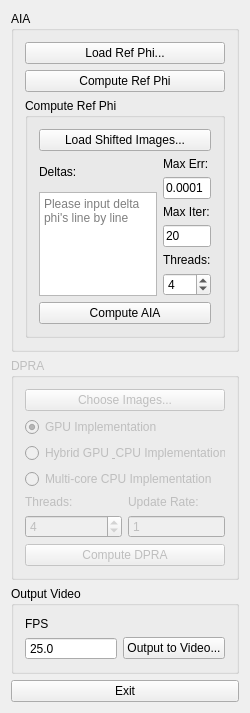
<?xml version="1.0" encoding="UTF-8"?>
<ui version="4.0">
 <class>DPRAWidget</class>
 <widget class="QWidget" name="DPRAWidget">
  <property name="geometry">
   <rect>
    <x>0</x>
    <y>0</y>
    <width>250</width>
    <height>708</height>
   </rect>
  </property>
  <property name="sizePolicy">
   <sizepolicy hsizetype="Fixed" vsizetype="Preferred">
    <horstretch>0</horstretch>
    <verstretch>0</verstretch>
   </sizepolicy>
  </property>
  <property name="minimumSize">
   <size>
    <width>250</width>
    <height>0</height>
   </size>
  </property>
  <property name="maximumSize">
   <size>
    <width>250</width>
    <height>16777215</height>
   </size>
  </property>
  <property name="windowTitle">
   <string>DPRAWidget</string>
  </property>
  <layout class="QGridLayout" name="gridLayout_6">
   <item row="0" column="0">
    <widget class="QGroupBox" name="AIABox">
     <property name="sizePolicy">
      <sizepolicy hsizetype="Fixed" vsizetype="Preferred">
       <horstretch>0</horstretch>
       <verstretch>0</verstretch>
      </sizepolicy>
     </property>
     <property name="maximumSize">
      <size>
       <width>232</width>
       <height>16777215</height>
      </size>
     </property>
     <property name="title">
      <string>AIA</string>
     </property>
     <layout class="QGridLayout" name="gridLayout_5">
      <item row="0" column="0">
       <widget class="QPushButton" name="loadphiButton">
        <property name="text">
         <string>Load Ref Phi...</string>
        </property>
       </widget>
      </item>
      <item row="1" column="0">
       <widget class="QPushButton" name="computePhiButton">
        <property name="text">
         <string>Compute Ref Phi</string>
        </property>
        <property name="checkable">
         <bool>true</bool>
        </property>
       </widget>
      </item>
      <item row="2" column="0">
       <widget class="QGroupBox" name="computeAIAgroupBox">
        <property name="enabled">
         <bool>true</bool>
        </property>
        <property name="sizePolicy">
         <sizepolicy hsizetype="Fixed" vsizetype="Preferred">
          <horstretch>0</horstretch>
          <verstretch>0</verstretch>
         </sizepolicy>
        </property>
        <property name="maximumSize">
         <size>
          <width>212</width>
          <height>16777215</height>
         </size>
        </property>
        <property name="title">
         <string>Compute Ref Phi</string>
        </property>
        <layout class="QGridLayout" name="gridLayout">
         <item row="0" column="0" colspan="2">
          <widget class="QPushButton" name="loadAIAImgButton">
           <property name="text">
            <string>Load Shifted Images...</string>
           </property>
          </widget>
         </item>
         <item row="1" column="0">
          <widget class="QLabel" name="deltasLabel">
           <property name="text">
            <string>Deltas:</string>
           </property>
          </widget>
         </item>
         <item row="2" column="0">
          <widget class="QTextEdit" name="textEdit">
           <property name="sizePolicy">
            <sizepolicy hsizetype="Minimum" vsizetype="Minimum">
             <horstretch>0</horstretch>
             <verstretch>0</verstretch>
            </sizepolicy>
           </property>
           <property name="minimumSize">
            <size>
             <width>0</width>
             <height>0</height>
            </size>
           </property>
           <property name="maximumSize">
            <size>
             <width>118</width>
             <height>104</height>
            </size>
           </property>
           <property name="placeholderText">
            <string>Please input delta phi's line by line</string>
           </property>
          </widget>
         </item>
         <item row="1" column="1" rowspan="2">
          <layout class="QVBoxLayout" name="verticalLayout">
           <item>
            <widget class="QLabel" name="errLabel">
             <property name="text">
              <string>Max Err:</string>
             </property>
            </widget>
           </item>
           <item>
            <widget class="QLineEdit" name="errEdit">
             <property name="text">
              <string>0.0001</string>
             </property>
             <property name="readOnly">
              <bool>true</bool>
             </property>
            </widget>
           </item>
           <item>
            <widget class="QLabel" name="iterLabel">
             <property name="text">
              <string>Max Iter:</string>
             </property>
            </widget>
           </item>
           <item>
            <widget class="QLineEdit" name="itersEdit">
             <property name="text">
              <string>20</string>
             </property>
             <property name="readOnly">
              <bool>true</bool>
             </property>
            </widget>
           </item>
           <item>
            <widget class="QLabel" name="threadsLabelAIA">
             <property name="text">
              <string>Threads:</string>
             </property>
            </widget>
           </item>
           <item>
            <widget class="QSpinBox" name="threadsAIAspinBox">
             <property name="minimum">
              <number>1</number>
             </property>
             <property name="maximum">
              <number>12</number>
             </property>
             <property name="value">
              <number>4</number>
             </property>
            </widget>
           </item>
          </layout>
         </item>
         <item row="3" column="0" colspan="2">
          <widget class="QPushButton" name="computeAIAButton">
           <property name="text">
            <string>Compute AIA</string>
           </property>
          </widget>
         </item>
        </layout>
       </widget>
      </item>
     </layout>
    </widget>
   </item>
   <item row="1" column="0">
    <widget class="QGroupBox" name="DPRABox">
     <property name="enabled">
      <bool>false</bool>
     </property>
     <property name="sizePolicy">
      <sizepolicy hsizetype="Fixed" vsizetype="Preferred">
       <horstretch>0</horstretch>
       <verstretch>0</verstretch>
      </sizepolicy>
     </property>
     <property name="maximumSize">
      <size>
       <width>232</width>
       <height>16777215</height>
      </size>
     </property>
     <property name="title">
      <string>DPRA</string>
     </property>
     <layout class="QGridLayout" name="gridLayout_4">
      <item row="5" column="0">
       <widget class="QPushButton" name="computeDPRAButton">
        <property name="text">
         <string>Compute DPRA</string>
        </property>
       </widget>
      </item>
      <item row="0" column="0">
       <widget class="QPushButton" name="chooseImgButton">
        <property name="text">
         <string>Choose Images...</string>
        </property>
       </widget>
      </item>
      <item row="4" column="0">
       <layout class="QGridLayout" name="gridLayout_2" rowstretch="0,0" columnstretch="10,10">
        <item row="0" column="0">
         <widget class="QLabel" name="threadsLabel">
          <property name="text">
           <string>Threads:</string>
          </property>
         </widget>
        </item>
        <item row="0" column="1">
         <widget class="QLabel" name="updateLabel">
          <property name="text">
           <string>Update Rate: </string>
          </property>
         </widget>
        </item>
        <item row="1" column="0">
         <widget class="QSpinBox" name="threadsSpinBox">
          <property name="enabled">
           <bool>false</bool>
          </property>
          <property name="toolTipDuration">
           <number>-1</number>
          </property>
          <property name="minimum">
           <number>1</number>
          </property>
          <property name="maximum">
           <number>32</number>
          </property>
          <property name="value">
           <number>4</number>
          </property>
         </widget>
        </item>
        <item row="1" column="1">
         <widget class="QSpinBox" name="rateSpinBox">
          <property name="toolTipDuration">
           <number>-1</number>
          </property>
          <property name="frame">
           <bool>true</bool>
          </property>
          <property name="buttonSymbols">
           <enum>QAbstractSpinBox::NoButtons</enum>
          </property>
          <property name="minimum">
           <number>1</number>
          </property>
          <property name="maximum">
           <number>30</number>
          </property>
          <property name="value">
           <number>1</number>
          </property>
         </widget>
        </item>
       </layout>
      </item>
      <item row="1" column="0">
       <widget class="QRadioButton" name="GPUradioButton">
        <property name="text">
         <string>GPU Implementation</string>
        </property>
        <property name="checked">
         <bool>true</bool>
        </property>
       </widget>
      </item>
      <item row="2" column="0">
       <widget class="QRadioButton" name="GPUCPUradioButton">
        <property name="text">
         <string>Hybrid GPU &amp; CPU Implementation</string>
        </property>
       </widget>
      </item>
      <item row="3" column="0">
       <widget class="QRadioButton" name="CPURadioButton">
        <property name="text">
         <string>Multi-core CPU Implementation</string>
        </property>
       </widget>
      </item>
     </layout>
    </widget>
   </item>
   <item row="2" column="0">
    <widget class="QGroupBox" name="outputVideogroupBox">
     <property name="enabled">
      <bool>true</bool>
     </property>
     <property name="title">
      <string>Output Video</string>
     </property>
     <layout class="QGridLayout" name="gridLayout_3">
      <item row="0" column="0">
       <widget class="QLabel" name="label">
        <property name="text">
         <string>FPS</string>
        </property>
       </widget>
      </item>
      <item row="1" column="0">
       <widget class="QDoubleSpinBox" name="fpsDoubleSpinBox">
        <property name="frame">
         <bool>true</bool>
        </property>
        <property name="buttonSymbols">
         <enum>QAbstractSpinBox::NoButtons</enum>
        </property>
        <property name="decimals">
         <number>1</number>
        </property>
        <property name="minimum">
         <double>1.000000000000000</double>
        </property>
        <property name="maximum">
         <double>30.000000000000000</double>
        </property>
        <property name="value">
         <double>25.000000000000000</double>
        </property>
       </widget>
      </item>
      <item row="1" column="1">
       <widget class="QPushButton" name="outputButton">
        <property name="enabled">
         <bool>true</bool>
        </property>
        <property name="text">
         <string>Output to Video...</string>
        </property>
       </widget>
      </item>
     </layout>
    </widget>
   </item>
   <item row="3" column="0">
    <spacer name="vSpacer">
     <property name="orientation">
      <enum>Qt::Vertical</enum>
     </property>
     <property name="sizeHint" stdset="0">
      <size>
       <width>20</width>
       <height>40</height>
      </size>
     </property>
    </spacer>
   </item>
   <item row="4" column="0">
    <widget class="QPushButton" name="exitButton">
     <property name="text">
      <string>Exit</string>
     </property>
    </widget>
   </item>
  </layout>
  <zorder>AIABox</zorder>
  <zorder>DPRABox</zorder>
  <zorder>exitButton</zorder>
  <zorder>outputVideogroupBox</zorder>
 </widget>
 <layoutdefault spacing="6" margin="11"/>
 <tabstops>
  <tabstop>loadphiButton</tabstop>
  <tabstop>computePhiButton</tabstop>
  <tabstop>loadAIAImgButton</tabstop>
  <tabstop>textEdit</tabstop>
  <tabstop>errEdit</tabstop>
  <tabstop>itersEdit</tabstop>
  <tabstop>threadsAIAspinBox</tabstop>
  <tabstop>computeAIAButton</tabstop>
  <tabstop>chooseImgButton</tabstop>
  <tabstop>threadsSpinBox</tabstop>
  <tabstop>rateSpinBox</tabstop>
  <tabstop>computeDPRAButton</tabstop>
  <tabstop>fpsDoubleSpinBox</tabstop>
  <tabstop>outputButton</tabstop>
  <tabstop>exitButton</tabstop>
 </tabstops>
 <resources/>
 <connections>
  <connection>
   <sender>computePhiButton</sender>
   <signal>toggled(bool)</signal>
   <receiver>computeAIAgroupBox</receiver>
   <slot>setVisible(bool)</slot>
   <hints>
    <hint type="sourcelabel">
     <x>139</x>
     <y>68</y>
    </hint>
    <hint type="destinationlabel">
     <x>175</x>
     <y>104</y>
    </hint>
   </hints>
  </connection>
  <connection>
   <sender>GPUCPUradioButton</sender>
   <signal>toggled(bool)</signal>
   <receiver>threadsSpinBox</receiver>
   <slot>setEnabled(bool)</slot>
   <hints>
    <hint type="sourcelabel">
     <x>75</x>
     <y>406</y>
    </hint>
    <hint type="destinationlabel">
     <x>95</x>
     <y>478</y>
    </hint>
   </hints>
  </connection>
  <connection>
   <sender>CPURadioButton</sender>
   <signal>toggled(bool)</signal>
   <receiver>threadsSpinBox</receiver>
   <slot>setEnabled(bool)</slot>
   <hints>
    <hint type="sourcelabel">
     <x>64</x>
     <y>426</y>
    </hint>
    <hint type="destinationlabel">
     <x>64</x>
     <y>470</y>
    </hint>
   </hints>
  </connection>
 </connections>
</ui>
